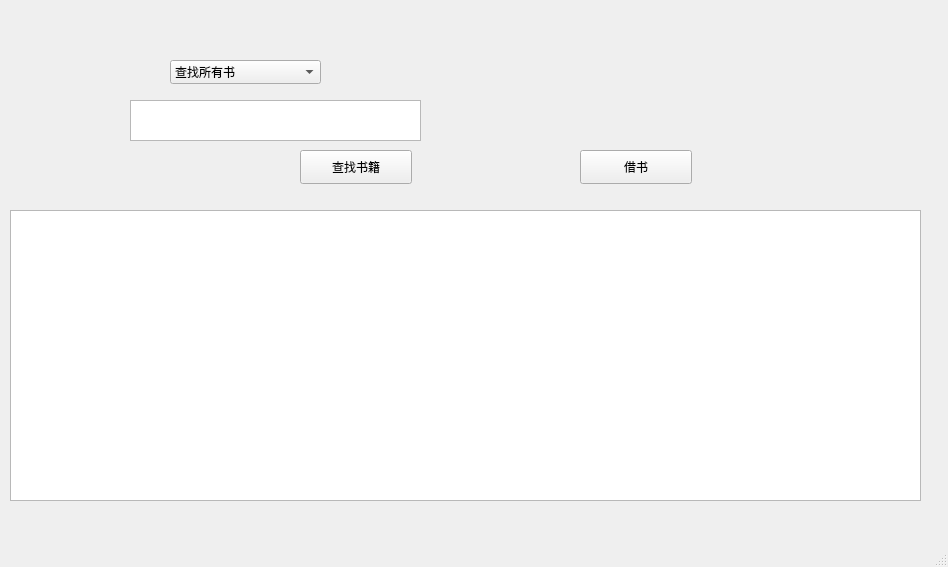
<?xml version="1.0" encoding="UTF-8"?>
<ui version="4.0">
 <class>findBook</class>
 <widget class="QMainWindow" name="findBook">
  <property name="geometry">
   <rect>
    <x>0</x>
    <y>0</y>
    <width>948</width>
    <height>567</height>
   </rect>
  </property>
  <property name="windowTitle">
   <string>MainWindow</string>
  </property>
  <widget class="QWidget" name="centralwidget">
   <widget class="QPushButton" name="pushButton">
    <property name="geometry">
     <rect>
      <x>300</x>
      <y>150</y>
      <width>112</width>
      <height>34</height>
     </rect>
    </property>
    <property name="text">
     <string>查找书籍</string>
    </property>
   </widget>
   <widget class="QTableView" name="tableView">
    <property name="geometry">
     <rect>
      <x>10</x>
      <y>210</y>
      <width>911</width>
      <height>291</height>
     </rect>
    </property>
   </widget>
   <widget class="QComboBox" name="comboBox">
    <property name="geometry">
     <rect>
      <x>170</x>
      <y>60</y>
      <width>151</width>
      <height>24</height>
     </rect>
    </property>
    <item>
     <property name="text">
      <string>查找所有书</string>
     </property>
    </item>
    <item>
     <property name="text">
      <string>按类别查询</string>
     </property>
    </item>
    <item>
     <property name="text">
      <string>按书名查询</string>
     </property>
    </item>
    <item>
     <property name="text">
      <string>按出版社查询</string>
     </property>
    </item>
    <item>
     <property name="text">
      <string>按年份查询</string>
     </property>
    </item>
    <item>
     <property name="text">
      <string>按作者查询</string>
     </property>
    </item>
    <item>
     <property name="text">
      <string>按价格查询</string>
     </property>
    </item>
   </widget>
   <widget class="QTextEdit" name="word1">
    <property name="geometry">
     <rect>
      <x>130</x>
      <y>100</y>
      <width>291</width>
      <height>41</height>
     </rect>
    </property>
   </widget>
   <widget class="QPushButton" name="push2">
    <property name="geometry">
     <rect>
      <x>580</x>
      <y>150</y>
      <width>112</width>
      <height>34</height>
     </rect>
    </property>
    <property name="text">
     <string>借书</string>
    </property>
   </widget>
  </widget>
  <widget class="QMenuBar" name="menubar">
   <property name="geometry">
    <rect>
     <x>0</x>
     <y>0</y>
     <width>948</width>
     <height>30</height>
    </rect>
   </property>
  </widget>
  <widget class="QStatusBar" name="statusbar"/>
 </widget>
 <resources/>
 <connections/>
</ui>
